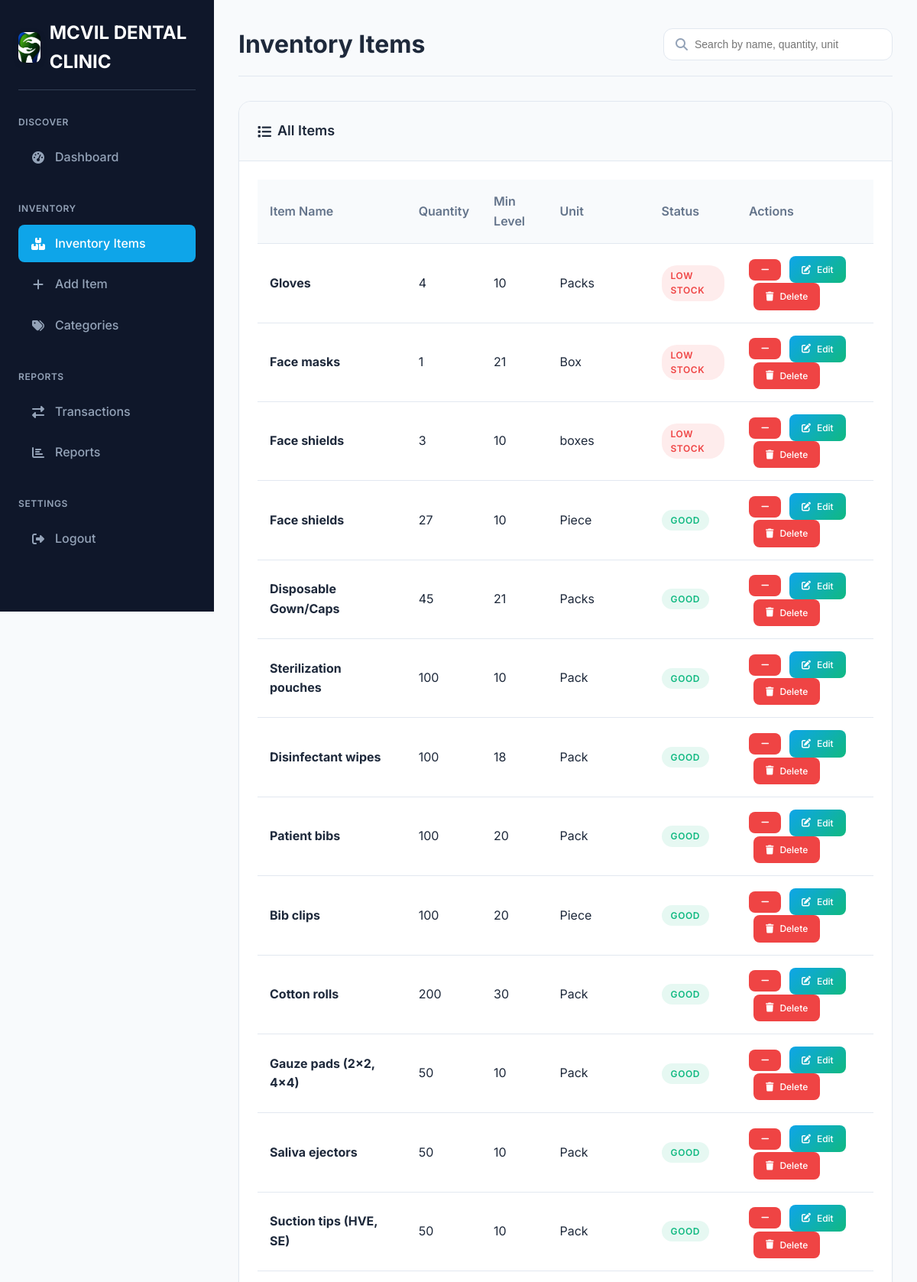
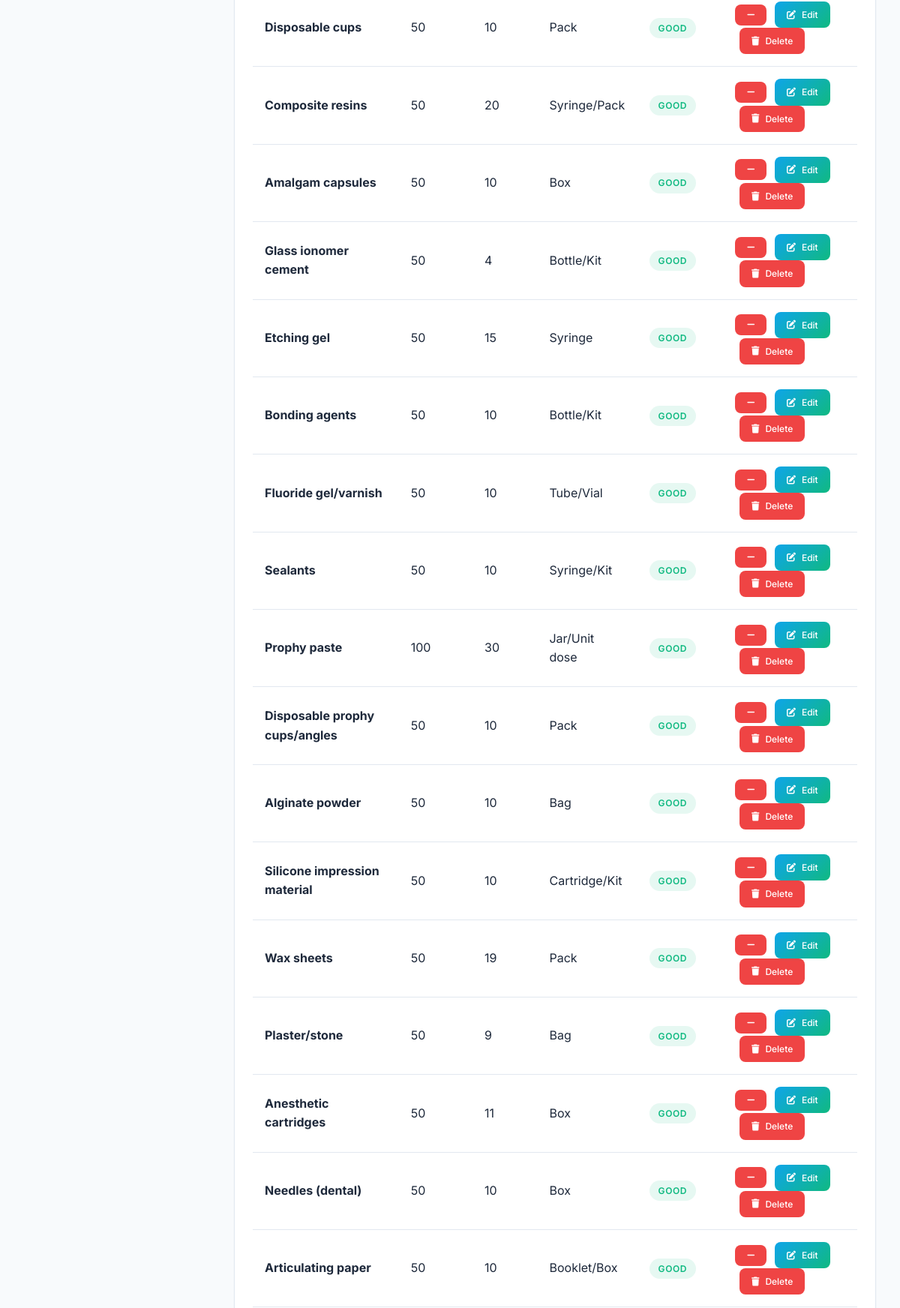
The page /inventory (signed in, upper part) on the database its author committed (2 pictures, top to bottom).
### tables this page shows
CREATE TABLE inventory
                 (id INTEGER PRIMARY KEY, name TEXT, quantity INTEGER, min_level INTEGER, unit TEXT, category_id INTEGER, created_at TIMESTAMP, updated_at TIMESTAMP);

### app.py (the view)
@app.route('/inventory')
def inventory():
    if 'logged_in' not in session:
        return redirect(url_for('login'))
    conn = sqlite3.connect('inventory.db', timeout=10)
    c = conn.cursor()
    c.execute('PRAGMA busy_timeout=5000')
    c.execute("SELECT * FROM inventory")
    items = c.fetchall()
    conn.close()
    return render_template('inventory.html', items=items)

### templates/inventory.html (shortened to what this page needs)
<!DOCTYPE html>
<html>
<head>
    <link rel="stylesheet" href="{{ url_for('static', filename='style.css') }}">
    <link rel="stylesheet" href="https://cdnjs.cloudflare.com/ajax/libs/font-awesome/6.4.0/css/all.min.css">
</head>
<body>
    <div class="app-container">
        <div class="sidebar">
            <div class="sidebar-brand">
                <div class="brand-logo">
                    <img src="{{ url_for('static', filename='Logo.jpg') }}" alt="MCVIL DENTAL CLINIC" class="sidebar-logo">
                </div>
                <h1>MCVIL DENTAL CLINIC</h1>
            </div>
            <div class="nav-section">
                <div class="nav-section-title">DISCOVER</div>
                <a href="{{ url_for('dashboard') }}" class="nav-item">
                    <i class="fas fa-tachometer-alt"></i>
                    Dashboard
                </a>
            </div>
            <div class="nav-section">
                <div class="nav-section-title">INVENTORY</div>
                <a href="{{ url_for('inventory') }}" class="nav-item active">
                    <i class="fas fa-boxes"></i>
                    Inventory Items
                </a>
                <a href="{{ url_for('add_item') }}" class="nav-item">
                    <i class="fas fa-plus"></i>
                    Add Item
                </a>
                <a href="{{ url_for('categories') }}" class="nav-item">
                    <i class="fas fa-tags"></i>
                    Categories
                </a>
            </div>
            <div class="nav-section">
                <div class="nav-section-title">REPORTS</div>
                <a href="{{ url_for('transactions') }}" class="nav-item">
                    <i class="fas fa-exchange-alt"></i>
                    Transactions
                </a>
                <a href="{{ url_for('reports') }}" class="nav-item">
                    <i class="fas fa-chart-bar"></i>
                    Reports
                </a>
            </div>
            <div class="nav-section">
                <div class="nav-section-title">SETTINGS</div>
                <a href="{{ url_for('logout') }}" class="nav-item">
                    <i class="fas fa-sign-out-alt"></i>
                    Logout
                </a>
            </div>
        </div>
        <div class="main-content">
            <div class="header">
                <h1>Inventory Items</h1>
                <div class="header-actions">
                    <div class="search-box">
                        <i class="fas fa-search"></i>
                        <input type="text" id="searchInput" placeholder="Search by name, quantity, unit">
                    </div>
                </div>
            </div>
            <div class="content-card fade-in">
                <div class="content-card-header">
                    <div class="content-card-title">
                        <i class="fas fa-list"></i>
                        All Items
                    </div>
                </div>
                <div class="content-card-body">
                    {% if items %}
                    <table class="inventory-table" id="inventoryTable">
                        <thead>
                            <tr>
                                <th>Item Name</th>
                                <th>Quantity</th>
                                <th>Min Level</th>
                                <th>Unit</th>
                                <th>Status</th>
                                <th>Actions</th>
                            </tr>
                        </thead>
                        <tbody>
                            {% for item in items %}
                            <tr class="inventory-row" data-name="{{ item[1]|lower }}" data-quantity="{{ item[2] }}" data-unit="{{ item[4]|lower }}">
                                <td><strong>{{ item[1] }}</strong></td>
                                <td>{{ item[2] }}</td>
                                <td>{{ item[3] }}</td>
                                <td>{{ item[4] }}</td>
                                <td>
                                    {% if item[2] <= item[3] %}
                                        <span class="badge badge-danger">Low Stock</span>
                                    {% else %}
                                        <span class="badge badge-success">Good</span>
                                    {% endif %}
                                </td>
                                <td>
                                    <button type="button" class="btn btn-small btn-danger dec-btn" data-id="{{ item[0] }}" title="Hold to deduct multiple" style="margin-right:6px;">
                                        <i class="fas fa-minus"></i>
                                    </button>
                                    <a href="{{ url_for('edit_item', item_id=item[0]) }}" class="btn btn-small btn-primary">
                                        <i class="fas fa-edit"></i> Edit
                                    </a>
                                    <a href="{{ url_for('delete_item', item_id=item[0]) }}" class="btn btn-small btn-danger" onclick="return confirm('Are you sure?')" style="margin-left:6px;">
                                        <i class="fas fa-trash"></i> Delete
                                    </a>
                                </td>
                            </tr>
                            {% endfor %}
                        </tbody>
                    </table>
                    {% else %}
                        <div style="text-align:center; padding:2rem; color:var(--text-secondary);">
                            <i class="fas fa-box-open" style="font-size:3rem; margin-bottom:1rem; opacity:.5;"></i>
                            <p>No inventory items found</p>
                        </div>
                    {% endif %}
                </div>
            </div>
        </div>
    </div>
</body>
</html>

### rows shown on the page
inventory: name "Gloves", quantity "4", min_level "10", unit "Packs", shows "LOW STOCK"
inventory: name "Face masks", quantity "1", min_level "21", unit "Box", shows "LOW STOCK"
inventory: name "Face shields", quantity "3", min_level "10", unit "boxes", shows "LOW STOCK"
inventory: name "Face shields", quantity "27", min_level "10", unit "Piece", shows "GOOD"
inventory: name "Disposable Gown/Caps", quantity "45", min_level "21", unit "Packs", shows "GOOD"
inventory: name "Sterilization pouches", quantity "100", min_level "10", unit "Pack", shows "GOOD"
inventory: name "Disinfectant wipes", quantity "100", min_level "18", unit "Pack", shows "GOOD"
inventory: name "Patient bibs", quantity "100", min_level "20", unit "Pack", shows "GOOD"
inventory: name "Bib clips", quantity "100", min_level "20", unit "Piece", shows "GOOD"
inventory: name "Cotton rolls", quantity "200", min_level "30", unit "Pack", shows "GOOD"
inventory: name "Gauze pads (2x2, 4x4)", quantity "50", min_level "10", unit "Pack", shows "GOOD"
inventory: name "Saliva ejectors", quantity "50", min_level "10", unit "Pack", shows "GOOD"
inventory: name "Suction tips (HVE, SE)", quantity "50", min_level "10", unit "Pack", shows "GOOD"
inventory: name "Disposable cups", quantity "50", min_level "10", unit "Pack", shows "GOOD"
inventory: name "Composite resins", quantity "50", min_level "20", unit "Syringe/Pack", shows "GOOD"
inventory: name "Amalgam capsules", quantity "50", min_level "10", unit "Box", shows "GOOD"
inventory: name "Glass ionomer cement", quantity "50", min_level "4", unit "Bottle/Kit", shows "GOOD"
inventory: name "Etching gel", quantity "50", min_level "15", unit "Syringe", shows "GOOD"
inventory: name "Bonding agents", quantity "50", min_level "10", unit "Bottle/Kit", shows "GOOD"
inventory: name "Fluoride gel/varnish", quantity "50", min_level "10", unit "Tube/Vial", shows "GOOD"
inventory: name "Sealants", quantity "50", min_level "10", unit "Syringe/Kit", shows "GOOD"
inventory: name "Prophy paste", quantity "100", min_level "30", unit "Jar/Unit dose", shows "GOOD"
inventory: name "Disposable prophy cups/angles", quantity "50", min_level "10", unit "Pack", shows "GOOD"
inventory: name "Alginate powder", quantity "50", min_level "10", unit "Bag", shows "GOOD"
inventory: name "Silicone impression material", quantity "50", min_level "10", unit "Cartridge/Kit", shows "GOOD"
inventory: name "Wax sheets", quantity "50", min_level "19", unit "Pack", shows "GOOD"
inventory: name "Plaster/stone", quantity "50", min_level "9", unit "Bag", shows "GOOD"
inventory: name "Anesthetic cartridges", quantity "50", min_level "11", unit "Box", shows "GOOD"
inventory: name "Needles (dental)", quantity "50", min_level "10", unit "Box", shows "GOOD"
inventory: name "Articulating paper", quantity "50", min_level "10", unit "Booklet/Box", shows "GOOD"
